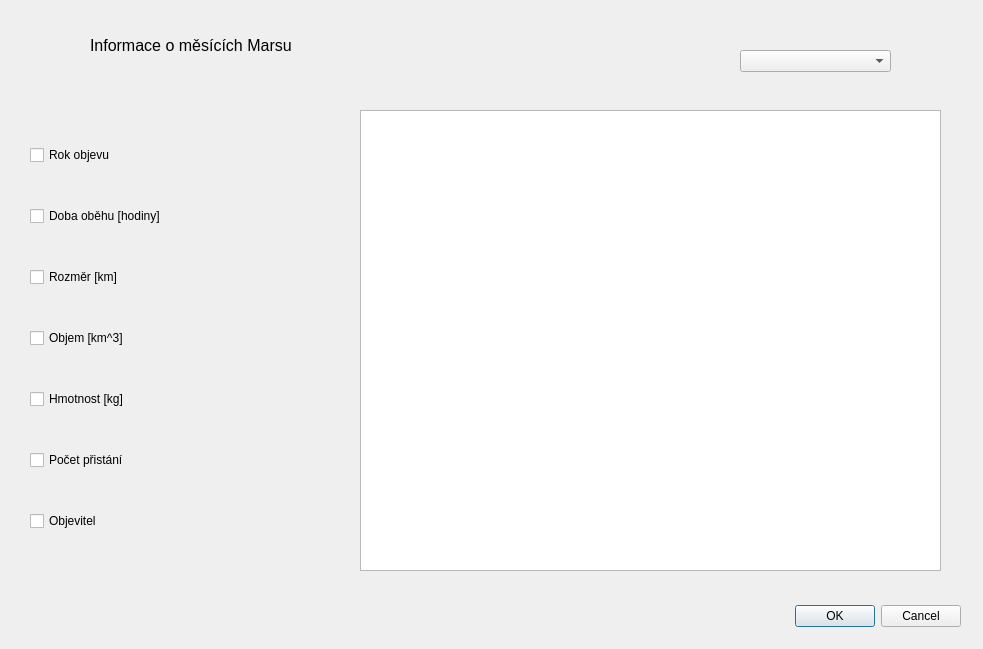
<?xml version="1.0" encoding="UTF-8"?>
<ui version="4.0">
 <class>DialogMesice_Mars</class>
 <widget class="QDialog" name="DialogMesice_Mars">
  <property name="geometry">
   <rect>
    <x>0</x>
    <y>0</y>
    <width>983</width>
    <height>649</height>
   </rect>
  </property>
  <property name="windowTitle">
   <string>Dialog</string>
  </property>
  <widget class="QDialogButtonBox" name="buttonBox">
   <property name="geometry">
    <rect>
     <x>620</x>
     <y>600</y>
     <width>341</width>
     <height>32</height>
    </rect>
   </property>
   <property name="orientation">
    <enum>Qt::Horizontal</enum>
   </property>
   <property name="standardButtons">
    <set>QDialogButtonBox::Cancel|QDialogButtonBox::Ok</set>
   </property>
  </widget>
  <widget class="QLabel" name="label">
   <property name="geometry">
    <rect>
     <x>90</x>
     <y>30</y>
     <width>261</width>
     <height>31</height>
    </rect>
   </property>
   <property name="text">
    <string>&lt;html&gt;&lt;head/&gt;&lt;body&gt;&lt;p&gt;&lt;span style=&quot; font-size:12pt;&quot;&gt;Informace o měsících Marsu&lt;/span&gt;&lt;/p&gt;&lt;/body&gt;&lt;/html&gt;</string>
   </property>
  </widget>
  <widget class="QTableView" name="tableViewMesiceMars">
   <property name="geometry">
    <rect>
     <x>360</x>
     <y>110</y>
     <width>581</width>
     <height>461</height>
    </rect>
   </property>
  </widget>
  <widget class="QWidget" name="verticalLayoutWidget">
   <property name="geometry">
    <rect>
     <x>30</x>
     <y>110</y>
     <width>301</width>
     <height>461</height>
    </rect>
   </property>
   <layout class="QVBoxLayout" name="verticalLayout">
    <item>
     <widget class="QCheckBox" name="checkBox_2">
      <property name="text">
       <string>Rok objevu</string>
      </property>
     </widget>
    </item>
    <item>
     <widget class="QCheckBox" name="checkBox_4">
      <property name="text">
       <string>Doba oběhu [hodiny]</string>
      </property>
     </widget>
    </item>
    <item>
     <widget class="QCheckBox" name="checkBox_6">
      <property name="text">
       <string>Rozměr [km]</string>
      </property>
     </widget>
    </item>
    <item>
     <widget class="QCheckBox" name="checkBox_5">
      <property name="text">
       <string>Objem [km^3]</string>
      </property>
     </widget>
    </item>
    <item>
     <widget class="QCheckBox" name="checkBox_7">
      <property name="text">
       <string>Hmotnost [kg]</string>
      </property>
     </widget>
    </item>
    <item>
     <widget class="QCheckBox" name="checkBox_3">
      <property name="text">
       <string>Počet přistání</string>
      </property>
     </widget>
    </item>
    <item>
     <widget class="QCheckBox" name="checkBox">
      <property name="text">
       <string>Objevitel</string>
      </property>
     </widget>
    </item>
   </layout>
  </widget>
  <widget class="QComboBox" name="comboBox">
   <property name="geometry">
    <rect>
     <x>740</x>
     <y>50</y>
     <width>151</width>
     <height>22</height>
    </rect>
   </property>
  </widget>
 </widget>
 <resources/>
 <connections>
  <connection>
   <sender>buttonBox</sender>
   <signal>accepted()</signal>
   <receiver>DialogMesice_Mars</receiver>
   <slot>accept()</slot>
   <hints>
    <hint type="sourcelabel">
     <x>248</x>
     <y>254</y>
    </hint>
    <hint type="destinationlabel">
     <x>157</x>
     <y>274</y>
    </hint>
   </hints>
  </connection>
  <connection>
   <sender>buttonBox</sender>
   <signal>rejected()</signal>
   <receiver>DialogMesice_Mars</receiver>
   <slot>reject()</slot>
   <hints>
    <hint type="sourcelabel">
     <x>316</x>
     <y>260</y>
    </hint>
    <hint type="destinationlabel">
     <x>286</x>
     <y>274</y>
    </hint>
   </hints>
  </connection>
 </connections>
</ui>
